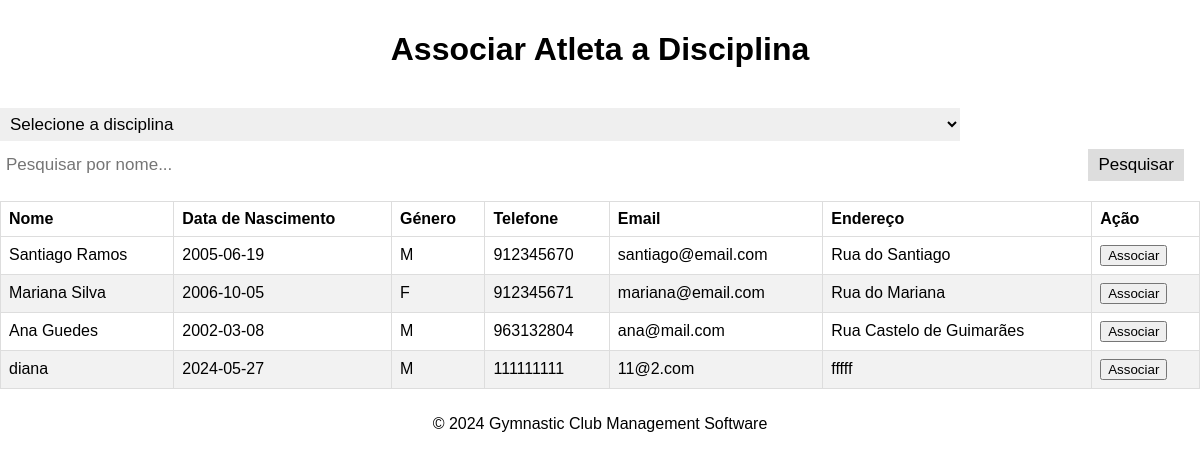
/frontend/assign_discipline.php, run on the app's committed database.
### tables this page shows
CREATE TABLE Athlete (
    idAthlete INTEGER PRIMARY KEY AUTOINCREMENT,
    name VARCHAR(255) NOT NULL,
    birthday DATE NOT NULL,
    genre VARCHAR(1) NOT NULL,
    mobile VARCHAR(20) NOT NULL,
    email VARCHAR(255) NOT NULL,
    password VARCHAR(255) NOT NULL,
    address VARCHAR(255) NOT NULL,
    ageGroup VARCHAR(255) NOT NULL,
    UNIQUE(idAthlete),
    UNIQUE(mobile),
    UNIQUE(email),
    CHECK(email LIKE '%@%')
);

### frontend/assign_discipline.php (the view, shortened to what this page needs)
<!DOCTYPE html>
<html lang="pt">
<head>
    <link rel="stylesheet" href="../static/styles.css">
</head>
<body>
    <header>
        <h1>Associar Atleta a Disciplina</h1>
    </header>
    <main>
        <div class="search-container">
            <select id="disciplineSelect">
                <option value="">Selecione a disciplina</option>
            </select>
            <input type="text" id="searchInput" onkeyup="filterTable()" placeholder="Pesquisar por nome...">
            <button type="button" onclick="filterTable()">Pesquisar</button>
        </div>
        <table id="athleteTable">
            <thead>
                <tr>
                    <th>Nome</th>
                    <th>Data de Nascimento</th>
                    <th>Género</th>
                    <th>Telefone</th>
                    <th>Email</th>
                    <th>Endereço</th>
                    <th>Ação</th>
                </tr>
            </thead>
            <tbody>
                <?php
                include '../backend/db_connect.php';
                try {
                    $sql = "SELECT idAthlete, name, birthday, genre, mobile, email, address FROM Athlete";
                    $stmt = $conn->query($sql);
                    while ($row = $stmt->fetch(PDO::FETCH_ASSOC)) {
                        echo "<tr>";
                        echo "<td>{$row['name']}</td>";
                        echo "<td>{$row['birthday']}</td>";
                        echo "<td>{$row['genre']}</td>";
                        echo "<td>{$row['mobile']}</td>";
                        echo "<td>{$row['email']}</td>";
                        echo "<td>{$row['address']}</td>";
                        echo "<td>
                                 <form action='../backend/assign_discipline.php' method='POST'>
                                     <input type='hidden' name='athlete_id' value='{$row['idAthlete']}'>
                                     <input type='hidden' name='discipline' value='' id='discipline_id_{$row['idAthlete']}'>
                                     <button type='submit'>Associar</button>
                                 </form>
                              </td>";
                        echo "</tr>";
                    }
                } catch (Exception $e) {
                    echo "<tr><td colspan='7'>Erro: " . $e->getMessage() . "</td></tr>";
                }
                ?>
            </tbody>
        </table>
    </main>
    <footer>
        <p>&copy; 2024 Gymnastic Club Management Software</p>
    </footer>
</body>
</html>

### static/styles.css (style rules this page uses)
body { margin: 0; padding: 0; box-sizing: border-box; font-family: Poppins, sans-serif; overflow: hidden; display: flex; flex-direction: column; height: 100vh; }
header { text-align: center; padding: 10px 20px; background-color: rgba(255, 255, 255, 0.5); flex-shrink: 0; font: arial; }
footer { text-align: center; padding: 10px 20px; flex-shrink: 0; }

### frontend/assign_discipline.php (style rules this page uses)
table { width: 100%; border-collapse: collapse; }
th, td { border: 1px solid #dddddd; text-align: left; padding: 8px; }
tr:nth-child(even) { background-color: #f2f2f2; }
.search-container { margin-bottom: 20px; }
.search-container input[type=text] { padding: 6px; margin-top: 8px; font-size: 17px; border: none; width: 80%; }
.search-container button { float: right; padding: 6px 10px; margin-top: 8px; margin-right: 16px; background: #ddd; font-size: 17px; border: none; cursor: pointer; }
.search-container select { padding: 6px; margin-top: 8px; font-size: 17px; border: none; width: 80%; }

### data on the page
athlete: name "Santiago Ramos", birthday "2005-06-19", genre "M", mobile "912345670", email "santiago@email.com", address "Rua do Santiago"
athlete: name "Mariana Silva", birthday "2006-10-05", genre "F", mobile "912345671", email "mariana@email.com", address "Rua do Mariana"
athlete: name "Ana Guedes", birthday "2002-03-08", genre "M", mobile "963132804", email "ana@mail.com", address "Rua Castelo de Guimarães"
athlete: name "diana", birthday "2024-05-27", genre "M", mobile "111111111", email "11@2.com", address "fffff"
